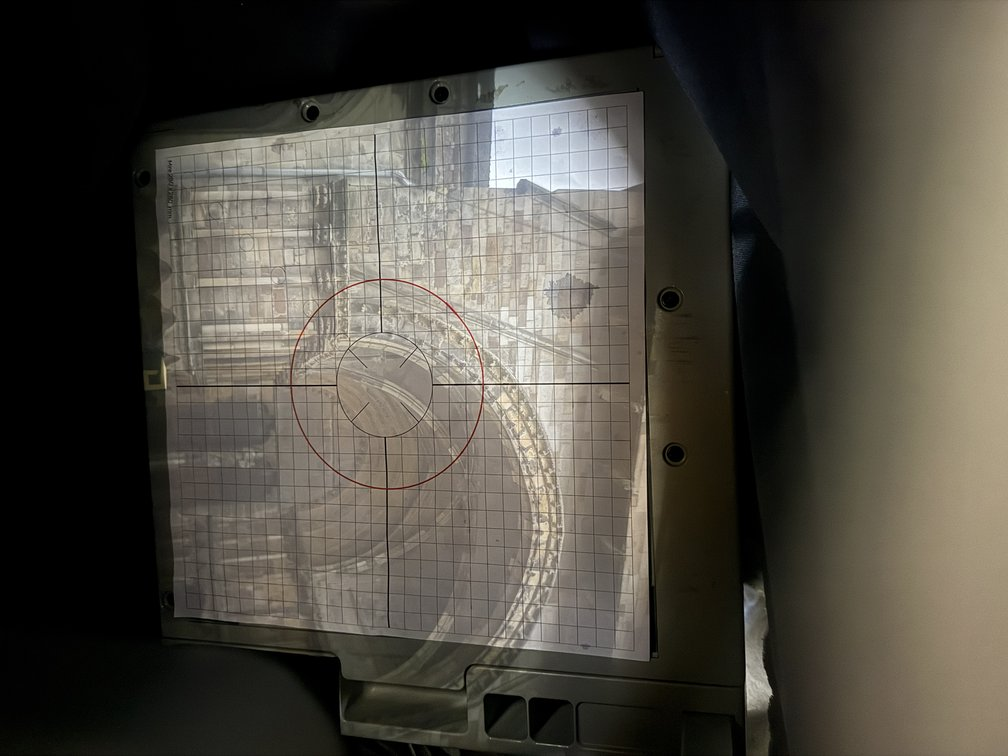
#> input picture jeu-essai/epinal/reduits/photos-brutes/a-brut.jpg, 1008 x 756 px; its folder holds only this picture in this run
$ python -i detecteurs.py   (imports and definitions only)
#> lines starting #> are read from the running program, lines starting #| are printed output that depends on the picture
"""Détecteurs de l'étude 2.1 (prototypes Python, OpenCV + NumPy).

Trois façons de trouver la mire dans la photo (« amorce »), puis une étape
commune : la mesure des croisements de la grille, de proche en proche.

- amorce_actuelle : cercle rouge + croix épaisse (mire actuelle, sans code) ;
- amorce_reperes  : repères codés AprilTag ;
- amorce_charuco  : couronne ChArUco (points de selle).

Tout est exprimé comme une correspondance mm de mire -> px de photo.
"""
import cv2
import numpy as np

from mires import CENTRE, DICO_REPERES, N, PAS, planche_charuco

# ---------------------------------------------------------------- géométrie


# [21 lines left out: functions projeter, homographie, not called in this run]


class Modele:
    """Correspondance mm -> px : trapèze + correction locale lissée.

    La correction est une régression affine locale des écarts au trapèze
    (poids gaussiens de largeur `sigma` mm). C'est le modèle « grille » de
    l'étude ; avec `lisse=False` il ne reste que le trapèze (4 coins).
    """

    # [36 lines left out: functions __init__, predire, jacobien, not called in this run]


class ModeleTourne:
    """Modèle composé avec un quart de tour de la mire autour de son centre."""

    def __init__(self, modele, quarts):
        self.modele = modele
        self.quarts = quarts % 4

    # [5 lines left out: function tourner, not called in this run]

    def predire(self, X):
        return self.modele.predire(self.tourner(X))


# ------------------------------------------------ mesure des croisements

DEMI = 4.0     # demi-fenêtre de recherche, mm
ECH = 0.1      # pas d'échantillonnage, mm
_OFFS = np.arange(-DEMI, DEMI + 1e-9, ECH)
ECHELLES = (1.5, 3.0, 6.0)   # largeurs de filtre, en échantillons


def _noyau(sigma):
    r = int(3 * sigma * 3) + 1
    x = np.arange(-r, r + 1)
    g1 = np.exp(-x * x / (2 * sigma ** 2))
    g3 = np.exp(-x * x / (2 * (3 * sigma) ** 2))
    return g3 / g3.sum() - g1 / g1.sum()


_NOYAUX = [_noyau(s) for s in ECHELLES]
#> further down, picture is the input picture: shape (756, 1008, 3); mean B, G, R 64.4, 72.9, 76.5


# [65 lines left out: functions _trait_dans_profil, mesurer_noeuds, not called in this run]


def _noeuds_mm():
    jj, ii = np.mgrid[0:N, 0:N]
    return np.stack([ii * PAS, jj * PAS], 2).astype(np.float64)   # [j, i] -> (x, y)


# [79 lines left out: functions croissance, nettoyer, not called in this run]


def echelle_locale(H):
    p = projeter(H, [[CENTRE, CENTRE], [CENTRE + 1, CENTRE], [CENTRE, CENTRE + 1]])
    return float(np.sqrt(abs(np.linalg.det(np.stack([p[1] - p[0], p[2] - p[0]])))))


def _resultat(ok, mm=None, px=None, info=None, quarts=0, appuis=None):
    return {"ok": ok, "mm": mm, "px": px, "info": info or {}, "quarts": quarts, "appuis": appuis}


# [13 lines left out: function _finir, not called in this run]


# ------------------------------------------------------- amorce : mire actuelle


def _ellipse_rouge(bgr):
    """Cherche le cercle rouge (rayon 60 mm) à demi-résolution. Renvoie
    l'ellipse (centre, demi-axes, angle) en px pleine résolution, ou None."""
    demi = cv2.resize(bgr, None, fx=0.5, fy=0.5, interpolation=cv2.INTER_AREA).astype(np.float32)
    demi = cv2.GaussianBlur(demi, (0, 0), 1.3)      # calme le bruit de couleur
    b, g, r = cv2.split(demi)
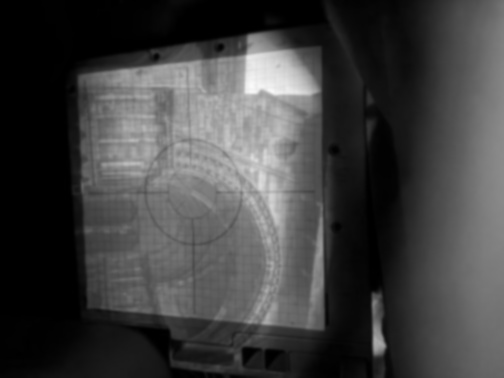
#> b: shape (378, 504) float32; min 0, max 250.4, mean 64.5
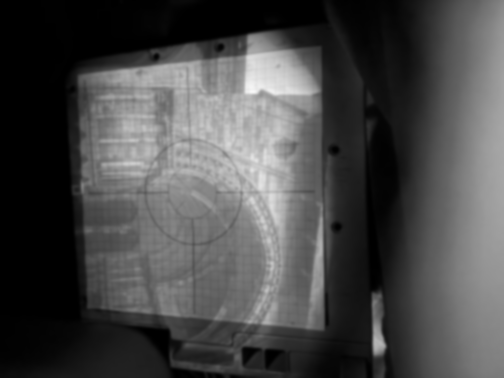
#> g: shape (378, 504) float32; min 0, max 248.6, mean 73
    rougeur = (r - 0.5 * (g + b)) / (r + g + b + 120.0)
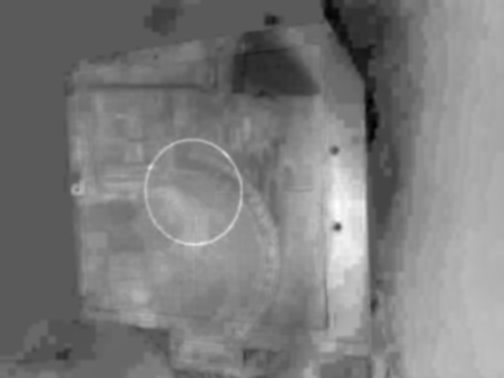
#> rougeur: shape (378, 504) float32; min -0.0506, max 0.0919, mean 0.0191; drawn with min black and max white
    rougeur *= np.minimum(1.0, (r + g + b) / 150.0)   # rien à chercher dans le noir
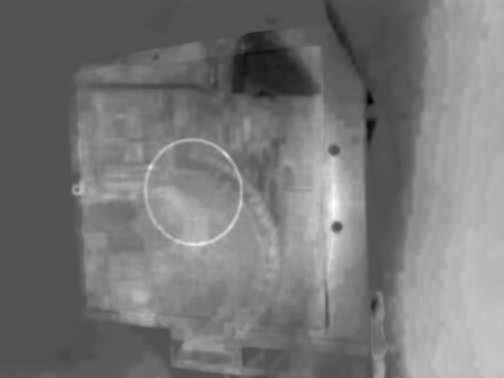
#> rougeur: shape (378, 504) float32; min -0.0405, max 0.0837, mean 0.0177; drawn with min black and max white
    noyau = cv2.getStructuringElement(cv2.MORPH_ELLIPSE, (13, 13))
    relief = cv2.morphologyEx(rougeur, cv2.MORPH_TOPHAT, noyau)
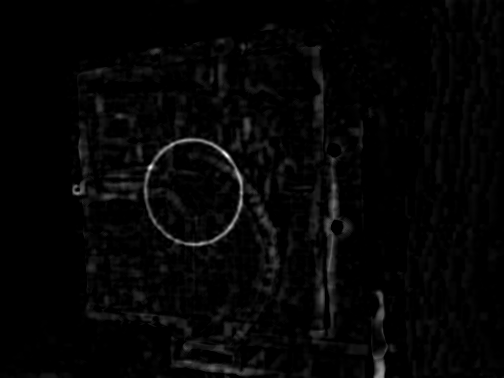
#> relief: shape (378, 504) float32; min 0, max 0.0486, mean 0.00104; drawn with min black and max white
    seuil = max(0.03, float(np.quantile(relief[::2, ::2], 0.9975)))   # le cercle : environ 0,2 % des pixels
#> seuil = 0.03
    ys, xs = np.nonzero(relief > seuil)
#> ys = 69 values from 144 to 244; xs = 69 values, max 241 at index 55, min 149 at index 29, mean 214.9
    if len(xs) < 80:
        return None
    pts = np.stack([xs, ys], 1).astype(np.float32)
    alea = np.random.default_rng(0)
    if len(pts) > 4000:
        pts = pts[alea.choice(len(pts), 4000, replace=False)]
    h, w = rougeur.shape
    meilleur, meilleure_note = None, 0
    for _ in range(400):
        ech = pts[alea.choice(len(pts), 6, replace=False)]
        try:
            (cx, cy), (d1, d2), ang = cv2.fitEllipse(ech)
        except cv2.error:
            continue
        a, b2 = d1 / 2, d2 / 2
        if not (0.04 * w < min(a, b2) and max(a, b2) < 0.45 * w and min(a, b2) / max(a, b2) > 0.55):
            continue
        t = np.deg2rad(ang)
        dx, dy = pts[:, 0] - cx, pts[:, 1] - cy
        u = dx * np.cos(t) + dy * np.sin(t)
        v = -dx * np.sin(t) + dy * np.cos(t)
        dist = np.abs(np.hypot(u / a, v / b2) - 1) * min(a, b2)
        dans = dist < 2.0
        secteurs = len(np.unique((np.degrees(np.arctan2(v[dans] / b2, u[dans] / a)) // 10).astype(int)))
        note = secteurs * 1000 + dans.sum()
        if secteurs >= 18 and dans.sum() > 0.2 * len(pts) and note > meilleure_note:
            meilleure_note, meilleur = note, dans
    if meilleur is None:
        return None
    (cx, cy), (d1, d2), ang = cv2.fitEllipse(pts[meilleur])
    return (2 * cx + 0.5, 2 * cy + 0.5), (d1, d2), ang, int(meilleure_note // 1000)


def _echantillonner(img, pts):
    carte = np.asarray(pts, np.float32).reshape(1, -1, 2)
    return cv2.remap(img, carte[..., 0], carte[..., 1], cv2.INTER_LINEAR, borderMode=cv2.BORDER_CONSTANT, borderValue=0)[0]


# [91 lines left out: function amorce_actuelle, not called in this run]


# ------------------------------------------------------- amorce : repères codés

_DETECTEUR_REPERES = None


# [43 lines left out: functions _passes, detecter_reperes, amorce_reperes, not called in this run]


# ------------------------------------------------------- amorce : ChArUco

_DETECTEUR_CHARUCO = None


# [31 lines left out: functions detecter_selles, amorce_charuco, not called in this run]


def en_gris(bgr):
    return cv2.cvtColor(bgr, cv2.COLOR_BGR2GRAY).astype(np.float32)

>>> import cv2
>>> picture = cv2.imread('../../jeu-essai/epinal/reduits/photos-brutes/a-brut.jpg')
>>> result = _ellipse_rouge(picture)

$ run again, on jeu-essai/epinal/reduits/photos-brutes/a-lum.jpg
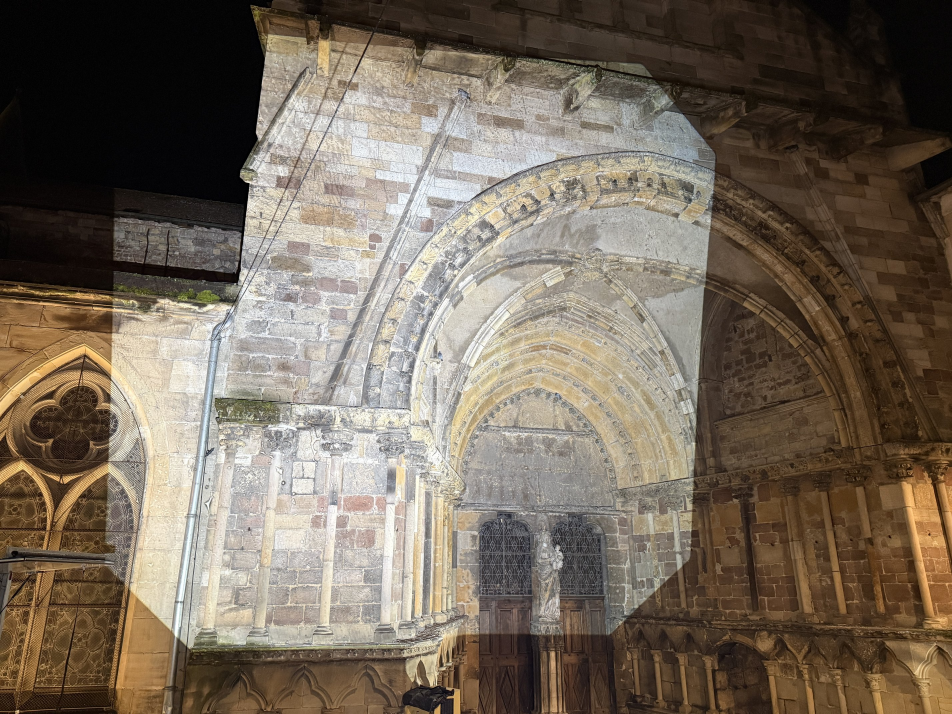
#> input picture jeu-essai/epinal/reduits/photos-brutes/a-lum.jpg, 2856 x 2142 px (shown at 1/3 size)
#> picture is the input picture: shape (2142, 2856, 3); mean B, G, R 91.6, 105.7, 117.7
#> in _ellipse_rouge, `rougeur *= np.minimum(1.0, (r + g + b) / 150.0)`:
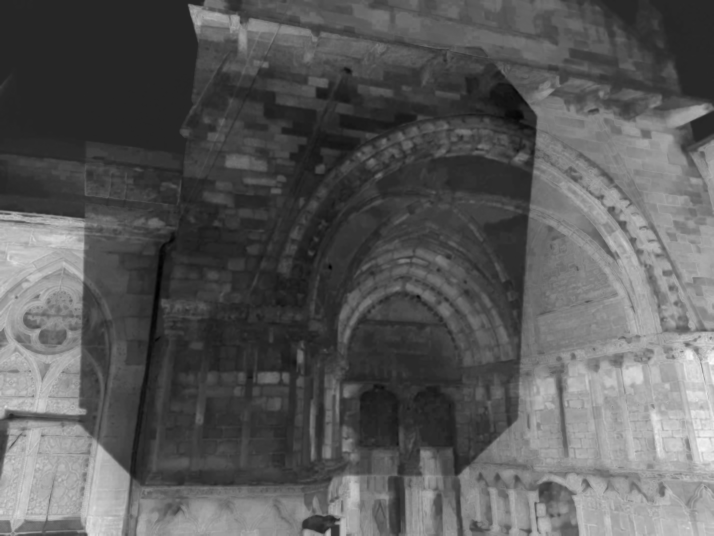
#> rougeur: shape (1071, 1428) float32 (shown at 1/2 size); min -0.0365, max 0.203, mean 0.048; drawn with min black and max white
#> in _ellipse_rouge, `relief = cv2.morphologyEx(rougeur, cv2.MORPH_TOPHAT, noyau)`:
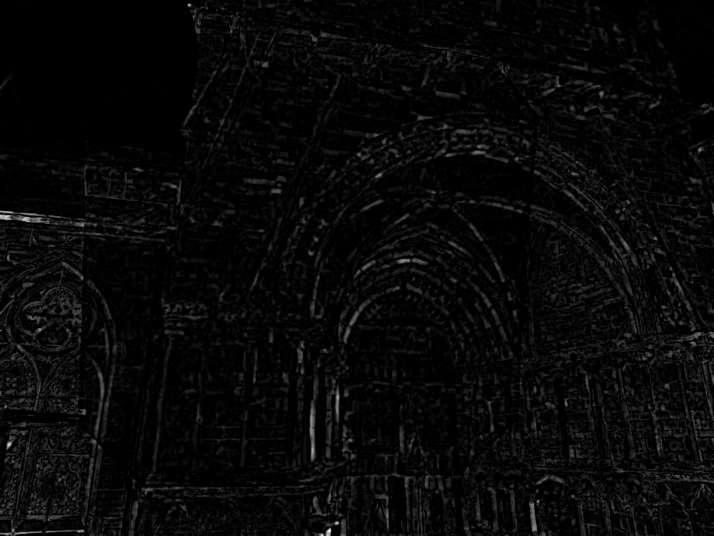
#> relief: shape (1071, 1428) float32 (shown at 1/2 size); min 0, max 0.0888, mean 0.00296; drawn with min black and max white
#> seuil = 0.0311
#> ys = 3765 values from 8 to 1070; xs = 3765 values, max 1427 at index 296, min 0 at index 298, mean 520.3
#> pts = 3765 pairs, first value 0 to 1427, second value 8 to 1070
#> the loop in _ellipse_rouge, `for _ in range(400):` made 400 passes
#> (cx, cy, d1, d2, ang, a, b2) on passes 1, 3, 4: (1010.2, 992.7, 505.7, 1359.5, 145.6, 252.9, 679.8), (527.4, 572.3, 1020.2, 1375.2, 121.2, 510.1, 687.6), (41.36, 406.6, 408, 1063.1, 0, 204, 531.6)
#> after the loop in _ellipse_rouge, `for _ in range(400):`: meilleure_note = 0

$ run again, on jeu-essai/epinal/reduits/photos-brutes/a-mur.jpg
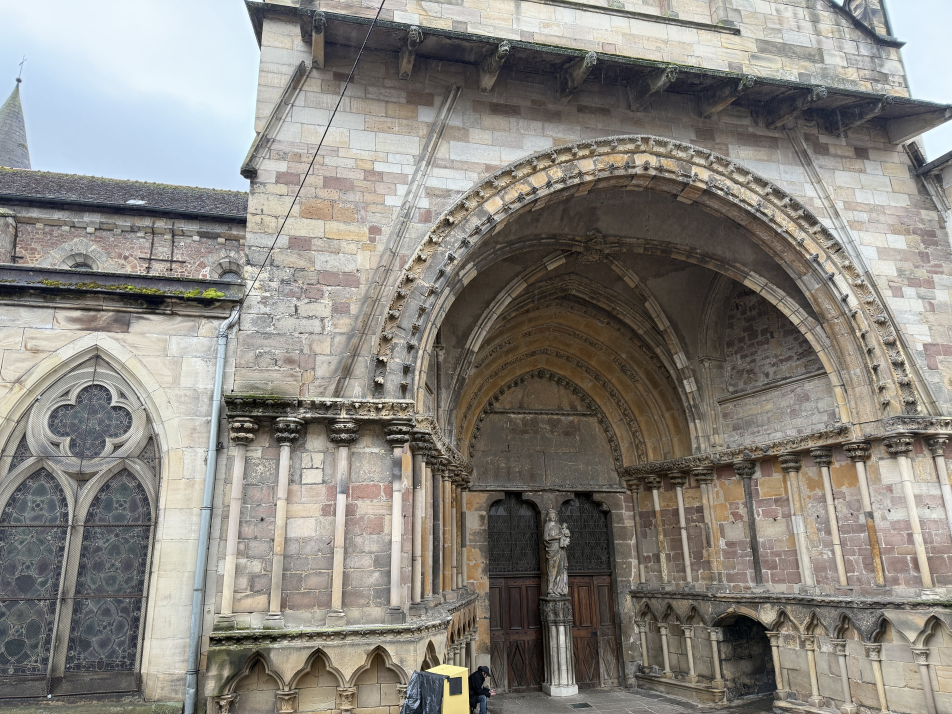
#> input picture jeu-essai/epinal/reduits/photos-brutes/a-mur.jpg, 2856 x 2142 px (shown at 1/3 size)
#> picture is the input picture: shape (2142, 2856, 3); mean B, G, R 127.7, 133.9, 137.2
#> in _ellipse_rouge, `rougeur = (r - 0.5 * (g + b)) / (r + g + b + 120.0)`:
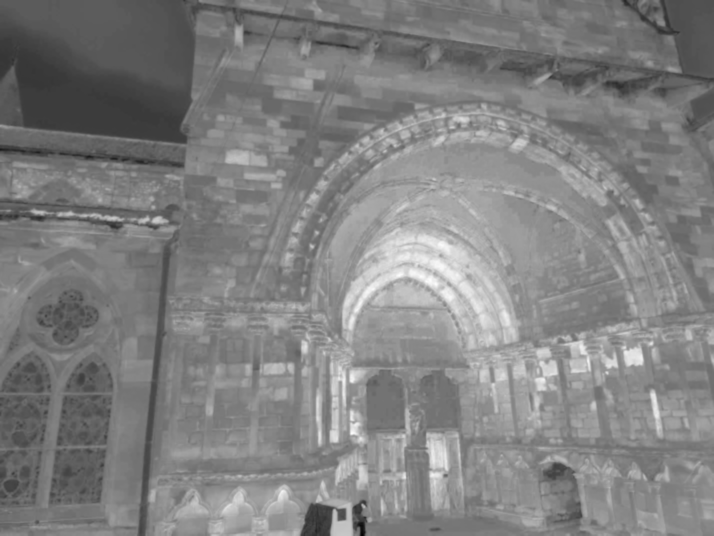
#> rougeur: shape (1071, 1428) float32 (shown at 1/2 size); min -0.098, max 0.127, mean 0.016; drawn with min black and max white
#> in _ellipse_rouge, `relief = cv2.morphologyEx(rougeur, cv2.MORPH_TOPHAT, noyau)`:
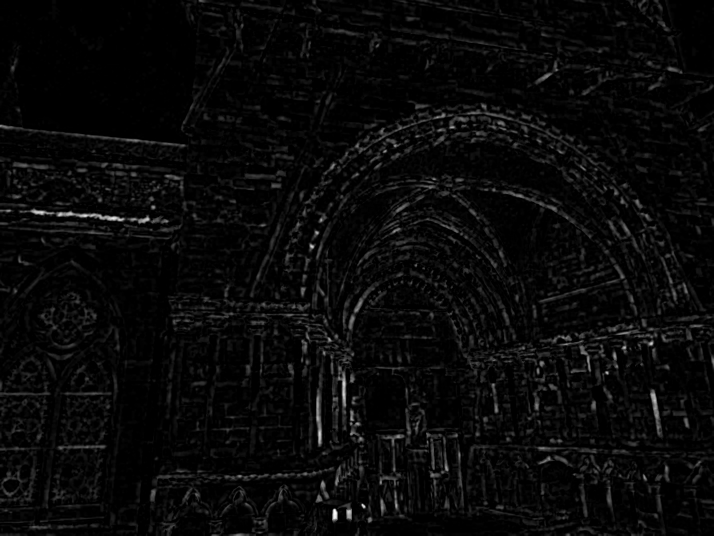
#> relief: shape (1071, 1428) float32 (shown at 1/2 size); min 0, max 0.0828, mean 0.00306; drawn with min black and max white
#> seuil = 0.0381
#> ys = 3858 values from 139 to 1070; xs = 3858 values, max 1427 at index 1771, min 0 at index 52, mean 642.7
#> pts = 3858 pairs, first value 0 to 1427, second value 139 to 1070
#> the loop in _ellipse_rouge, `for _ in range(400):` made 400 passes
#> (cx, cy, d1, d2, ang, a, b2) on passes 1, 4, 5: (592, 931.5, 311.7, 600.7, 174.6, 155.8, 300.3), (922.3, 550.8, 599.9, 2862.8, 73.54, 300, 1431.4), (361.4, 162.5, 609.1, 2466.4, 130.1, 304.6, 1233.2)
#> after the loop in _ellipse_rouge, `for _ in range(400):`: meilleure_note = 0

$ run again, on jeu-essai/epinal/reduits/photos-brutes/b-brut.jpg
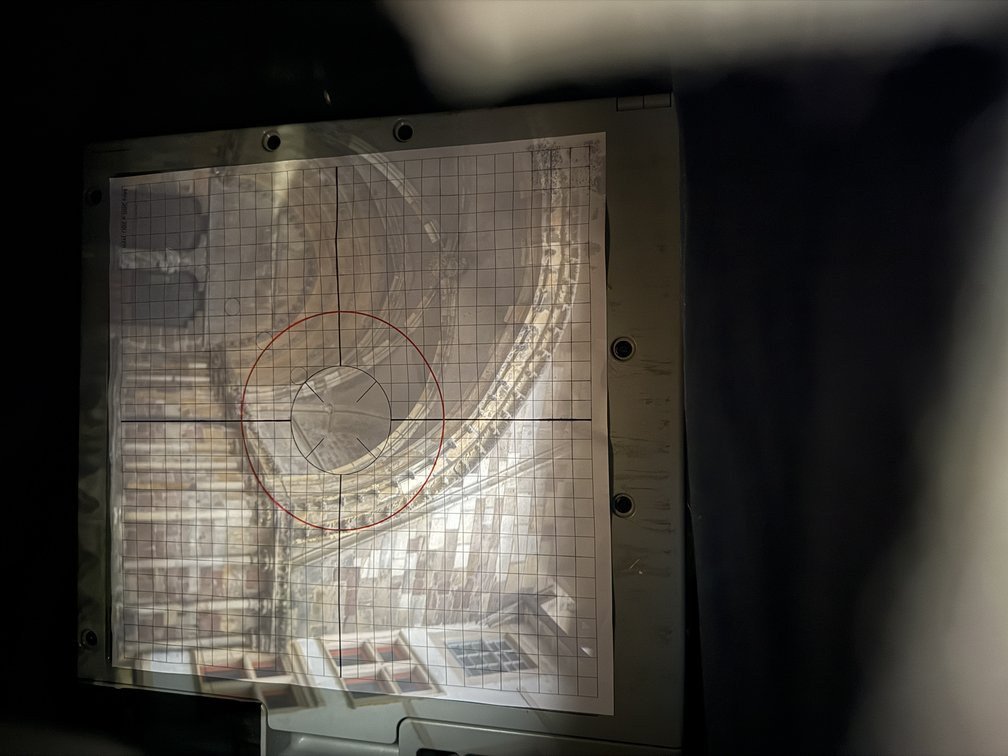
#> input picture jeu-essai/epinal/reduits/photos-brutes/b-brut.jpg, 1008 x 756 px
#> picture is the input picture: shape (756, 1008, 3); mean B, G, R 59.6, 65.9, 69.8
#> in _ellipse_rouge, `rougeur *= np.minimum(1.0, (r + g + b) / 150.0)`:
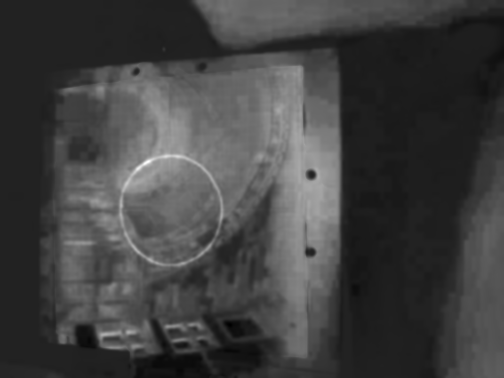
#> rougeur: shape (378, 504) float32; min -0.0181, max 0.117, mean 0.0166; drawn with min black and max white
#> in _ellipse_rouge, `relief = cv2.morphologyEx(rougeur, cv2.MORPH_TOPHAT, noyau)`:
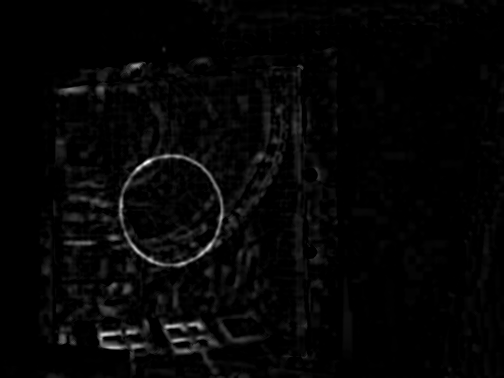
#> relief: shape (378, 504) float32; min 0, max 0.0565, mean 0.0013; drawn with min black and max white
#> seuil = 0.03
#> ys = 434 values from 64 to 348; xs = 434 values, max 221 at index 98, min 100 at index 336, mean 154.3
#> pts = 434 pairs, first value 100 to 221, second value 64 to 348
#> the loop in _ellipse_rouge, `for _ in range(400):` made 400 passes
#> (cx, cy, d1, d2, ang, a, b2, t) on pass 105: (169.2, 210.9, 96.2, 111.4, 163.5, 48.1, 55.68, 2.85)
#> after the loop in _ellipse_rouge, `for _ in range(400):`: meilleure_note = 20196
#> in _ellipse_rouge, `(cx, cy), (d1, d2), ang = cv2.fitEllipse(pts[meilleur])`: cx = 170.3; cy = 210.1; d1 = 100.4; d2 = 109.5; ang = 174.5
#> result = ((341.2, 420.7), (100.4, 109.5), 174.5, 20)
